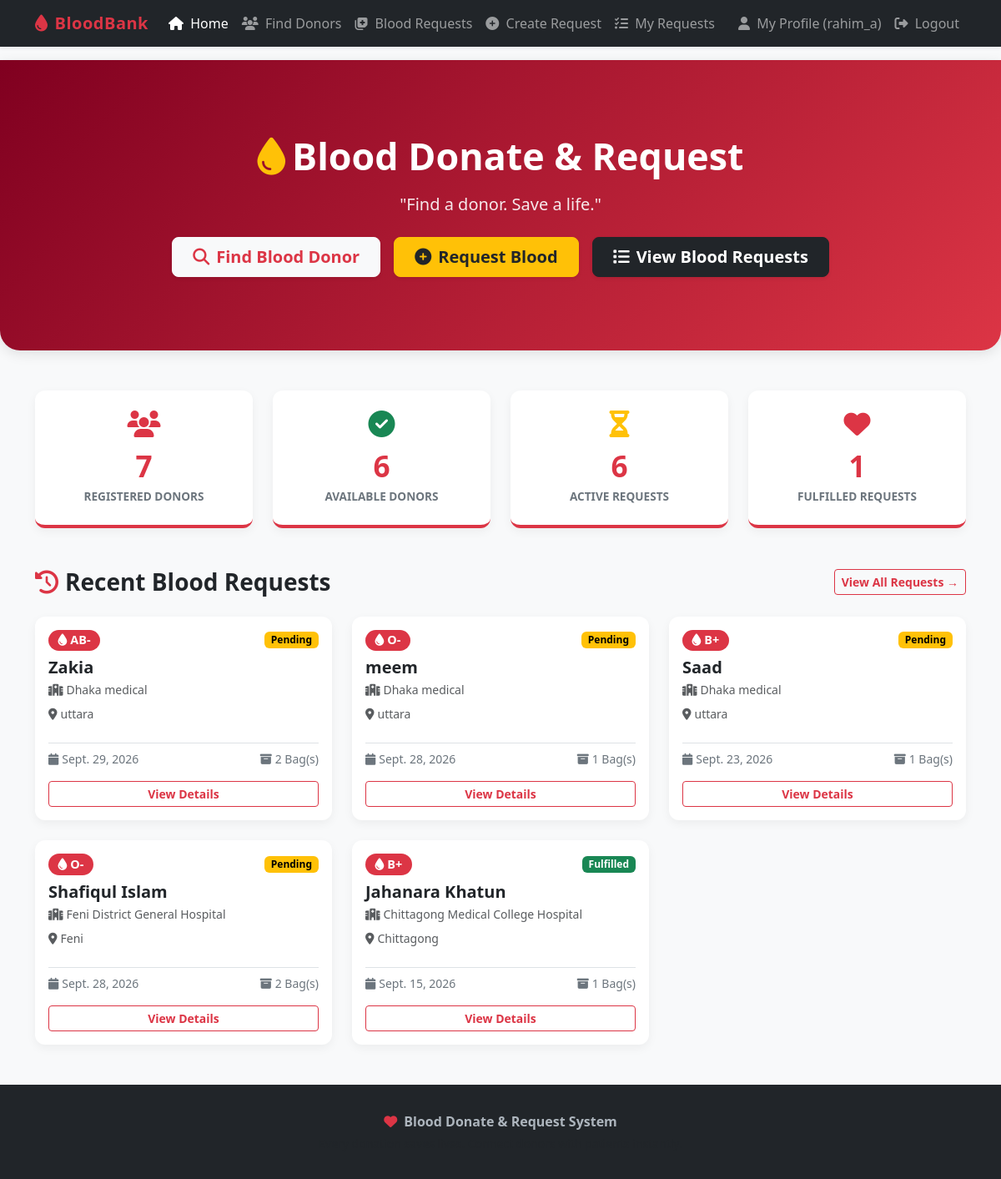
Screenshot of / (signed in) with the database file from the repository.
### blood_bank/models.py (models this page shows, shortened)
class BloodRequest(models.Model):
    requester = models.ForeignKey(User, on_delete=models.CASCADE, related_name='blood_requests')
    patient_name = models.CharField(max_length=100)
    blood_group = models.CharField(max_length=5, choices=BLOOD_GROUP_CHOICES)
    hospital_name = models.CharField(max_length=150)
    location = models.CharField(max_length=100)
    required_date = models.DateField()
    bags_required = models.PositiveIntegerField(default=1)
    contact_number = models.CharField(max_length=20)
    description = models.TextField(blank=True, default='')
    status = models.CharField(max_length=20, choices=REQUEST_STATUS_CHOICES, default='Pending')
    created_at = models.DateTimeField(auto_now_add=True)
    updated_at = models.DateTimeField(auto_now=True)

### blood_bank/views.py (the view)
# urls.py: path('', views.home_view, name='home'),
def home_view(request):
    total_donors = DonorProfile.objects.count()
    available_donors = DonorProfile.objects.filter(availability='Available').count()
    active_requests = BloodRequest.objects.filter(status='Pending').count()
    fulfilled_requests = BloodRequest.objects.filter(status='Fulfilled').count()
    recent_requests = BloodRequest.objects.order_by('-created_at')[:5]
    context = {
        'total_donors': total_donors,
        'available_donors': available_donors,
        'active_requests': active_requests,
        'fulfilled_requests': fulfilled_requests,
        'recent_requests': recent_requests,
    }
    return render(request, 'blood_bank/home.html', context)

### blood_bank/templates/blood_bank/home.html (shortened to what this page needs)
{% extends 'base.html' %}
{% block content %}
<div class="hero-section text-center">
    <div class="container py-4">
        <h1 class="hero-title mb-3"><i class="fa-solid fa-droplet text-warning me-2"></i>Blood Donate & Request</h1>
        <p class="hero-tagline mb-4">"Find a donor. Save a life."</p>
        <div class="d-flex justify-content-center gap-3 flex-wrap">
            <a href="{% url 'donor_list' %}" class="btn btn-light btn-lg px-4 fw-bold shadow-sm text-danger">
                <i class="fa-solid fa-search me-2"></i>Find Blood Donor
            </a>
            <a href="{% url 'request_create' %}" class="btn btn-warning btn-lg px-4 fw-bold shadow-sm text-dark">
                <i class="fa-solid fa-plus-circle me-2"></i>Request Blood
            </a>
            <a href="{% url 'request_list' %}" class="btn btn-dark btn-lg px-4 fw-bold shadow-sm">
                <i class="fa-solid fa-list me-2"></i>View Blood Requests
            </a>
        </div>
    </div>
</div>
<div class="container my-5">
    <div class="row g-4">
        <div class="col-md-3 col-6">
            <div class="stat-card">
                <i class="fa-solid fa-users fa-2x text-danger mb-2"></i>
                <div class="stat-number">{{ total_donors }}</div>
                <div class="stat-label">Registered Donors</div>
            </div>
        </div>
        <div class="col-md-3 col-6">
            <div class="stat-card">
                <i class="fa-solid fa-check-circle fa-2x text-success mb-2"></i>
                <div class="stat-number">{{ available_donors }}</div>
                <div class="stat-label">Available Donors</div>
            </div>
        </div>
        <div class="col-md-3 col-6">
            <div class="stat-card">
                <i class="fa-solid fa-hourglass-half fa-2x text-warning mb-2"></i>
                <div class="stat-number">{{ active_requests }}</div>
                <div class="stat-label">Active Requests</div>
            </div>
        </div>
        <div class="col-md-3 col-6">
            <div class="stat-card">
                <i class="fa-solid fa-heart fa-2x text-danger mb-2"></i>
                <div class="stat-number">{{ fulfilled_requests }}</div>
                <div class="stat-label">Fulfilled Requests</div>
            </div>
        </div>
    </div>
</div>
<div class="container mb-5">
    <div class="d-flex justify-content-between align-items-center mb-4">
        <h3 class="fw-bold mb-0 text-dark"><i class="fa-solid fa-clock-rotate-left text-danger me-2"></i>Recent Blood Requests</h3>
        <a href="{% url 'request_list' %}" class="btn btn-outline-danger btn-sm fw-bold">View All Requests &rarr;</a>
    </div>
    {% if recent_requests %}
        <div class="row g-4">
            {% for req in recent_requests %}
                <div class="col-md-4">
                    <div class="card card-custom h-100 p-3">
                        <div class="d-flex justify-content-between align-items-center mb-2">
                            <span class="badge badge-blood"><i class="fa-solid fa-droplet me-1"></i>{{ req.blood_group }}</span>
                            <span class="badge {% if req.status == 'Pending' %}status-badge-pending{% elif req.status == 'Fulfilled' %}status-badge-fulfilled{% else %}status-badge-cancelled{% endif %} px-2 py-1">
                                {{ req.status }}
                            </span>
                        </div>
                        <h5 class="fw-bold mb-1">{{ req.patient_name }}</h5>
                        <p class="text-muted small mb-2"><i class="fa-solid fa-hospital me-1"></i>{{ req.hospital_name }}</p>
                        <p class="text-muted small mb-2"><i class="fa-solid fa-location-dot me-1"></i>{{ req.location }}</p>
                        <div class="d-flex justify-content-between text-secondary small mt-3 pt-2 border-top">
                            <span><i class="fa-solid fa-calendar me-1"></i>{{ req.required_date }}</span>
                            <span><i class="fa-solid fa-box-archive me-1"></i>{{ req.bags_required }} Bag(s)</span>
                        </div>
                        <a href="{% url 'request_detail' req.pk %}" class="btn btn-outline-danger btn-sm mt-3 w-100 fw-bold">View Details</a>
                    </div>
                </div>
            {% endfor %}
        </div>
    {% else %}
        <div class="alert alert-info text-center">No blood requests have been posted yet.</div>
    {% endif %}
</div>
{% endblock %}

### blood_bank/templates/base.html (shortened to what this page needs)
<!DOCTYPE html>
<html lang="en">
<head>
    <link href="https://cdn.jsdelivr.net/npm/bootstrap@5.3.2/dist/css/bootstrap.min.css" rel="stylesheet">
    <link rel="stylesheet" href="https://cdnjs.cloudflare.com/ajax/libs/font-awesome/6.4.0/css/all.min.css">
    {% load static %}
    <link rel="stylesheet" href="{% static 'css/style.css' %}">
</head>
<body>
    <nav class="navbar navbar-expand-lg navbar-dark bg-dark sticky-top shadow-sm">
        <div class="container">
            <a class="navbar-brand text-danger" href="{% url 'home' %}">
                <i class="fa-solid fa-droplet me-2"></i>BloodBank
            </a>
            <div class="collapse navbar-collapse" id="navbarNav">
                <ul class="navbar-nav me-auto mb-2 mb-lg-0">
                    <li class="nav-item">
                        <a class="nav-link {% if request.resolver_match.url_name == 'home' %}active{% endif %}" href="{% url 'home' %}">
                            <i class="fa-solid fa-house me-1"></i> Home
                        </a>
                    </li>
                    <li class="nav-item">
                        <a class="nav-link {% if request.resolver_match.url_name == 'donor_list' %}active{% endif %}" href="{% url 'donor_list' %}">
                            <i class="fa-solid fa-users me-1"></i> Find Donors
                        </a>
                    </li>
                    <li class="nav-item">
                        <a class="nav-link {% if request.resolver_match.url_name == 'request_list' %}active{% endif %}" href="{% url 'request_list' %}">
                            <i class="fa-solid fa-notes-medical me-1"></i> Blood Requests
                        </a>
                    </li>
                    {% if user.is_authenticated %}
                    <li class="nav-item">
                        <a class="nav-link {% if request.resolver_match.url_name == 'request_create' %}active{% endif %}" href="{% url 'request_create' %}">
                            <i class="fa-solid fa-plus-circle me-1"></i> Create Request
                        </a>
                    </li>
                    <li class="nav-item">
                        <a class="nav-link {% if request.resolver_match.url_name == 'my_requests' %}active{% endif %}" href="{% url 'my_requests' %}">
                            <i class="fa-solid fa-list-check me-1"></i> My Requests
                        </a>
                    </li>
                    {% endif %}
                </ul>
                <ul class="navbar-nav ms-auto">
                    {% if user.is_authenticated %}
                    <li class="nav-item">
                        <a class="nav-link {% if request.resolver_match.url_name == 'profile' %}active{% endif %}" href="{% url 'profile' %}">
                            <i class="fa-solid fa-user me-1"></i> My Profile ({{ user.username }})
                        </a>
                    </li>
                    <li class="nav-item">
                        <form method="post" action="{% url 'logout' %}" class="d-inline">
                            <button type="submit" class="btn btn-outline-danger btn-sm nav-link border-0 text-start">
                                <i class="fa-solid fa-right-from-bracket me-1"></i> Logout
                            </button>
                        </form>
                    </li>
                    {% endif %}
                </ul>
            </div>
        </div>
    </nav>
    <main class="main-content">
        {% block content %}{% endblock %}
    </main>
    <footer class="mt-auto">
        <div class="container text-center">
            <p class="mb-1"><i class="fa-solid fa-heart text-danger me-1"></i> <strong>Blood Donate & Request System</strong></p>
            <p class="small text-muted mb-0">Every donation saves lives. Connect donors with patients instantly.</p>
        </div>
    </footer>
</body>
</html>

### static/css/style.css (style rules this page uses)
:root { --primary-red: #dc3545; --dark-red: #b02a37; --light-red: #f8d7da; --hero-bg: linear-gradient(135deg, #800020 0%, #dc3545 100%); }
body { font-family: 'Segoe UI', Tahoma, Geneva, Verdana, sans-serif; background-color: #f8f9fa; color: #212529; display: flex; flex-direction: column; min-height: 100vh; }
.main-content { flex: 1; }
.navbar-brand { font-weight: 700; letter-spacing: 0.5px; }
.hero-section { background: var(--hero-bg); color: white; padding: 4rem 1rem; border-radius: 0 0 1.5rem 1.5rem; box-shadow: 0 4px 15px rgba(0,0,0,0.1); }
.hero-title { font-size: 2.8rem; font-weight: 800; }
.hero-tagline { font-size: 1.25rem; opacity: 0.9; }
.card-custom { border: none; border-radius: 12px; box-shadow: 0 4px 12px rgba(0,0,0,0.05); transition: transform 0.2s ease, box-shadow 0.2s ease; }
.badge-blood { background-color: var(--primary-red); color: white; font-size: 0.9rem; font-weight: 700; padding: 0.4em 0.8em; border-radius: 20px; }
.stat-card { background: white; border-radius: 12px; padding: 1.5rem; text-align: center; border-bottom: 4px solid var(--primary-red); box-shadow: 0 4px 12px rgba(0,0,0,0.05); }
.stat-number { font-size: 2.2rem; font-weight: 800; color: var(--primary-red); }
.stat-label { color: #6c757d; font-weight: 600; text-transform: uppercase; font-size: 0.85rem; }
.status-badge-pending { background-color: #ffc107; color: #000; }
.status-badge-fulfilled { background-color: #198754; color: #fff; }
footer { background-color: #212529; color: #adb5bd; padding: 2rem 0; margin-top: 3rem; }

### rows the page displays
BloodRequest: blood_group "AB-", status "Pending", patient_name "Zakia", hospital_name "Dhaka medical", location "uttara", required_date "Sept. 29, 2026", bags_required "2"
BloodRequest: blood_group "O-", status "Pending", patient_name "meem", hospital_name "Dhaka medical", location "uttara", required_date "Sept. 28, 2026", bags_required "1"
BloodRequest: blood_group "B+", status "Pending", patient_name "Saad", hospital_name "Dhaka medical", location "uttara", required_date "Sept. 23, 2026", bags_required "1"
BloodRequest: blood_group "O-", status "Pending", patient_name "Shafiqul Islam", hospital_name "Feni District General Hospital", location "Feni", required_date "Sept. 28, 2026", bags_required "2"
BloodRequest: blood_group "B+", status "Fulfilled", patient_name "Jahanara Khatun", hospital_name "Chittagong Medical College Hospital", location "Chittagong", required_date "Sept. 15, 2026", bags_required "1"

### other values shown
{{ user.username }} "rahim_a"
{{ total_donors }} "7"
{{ available_donors }} "6"
{{ active_requests }} "6"
{{ fulfilled_requests }} "1"
